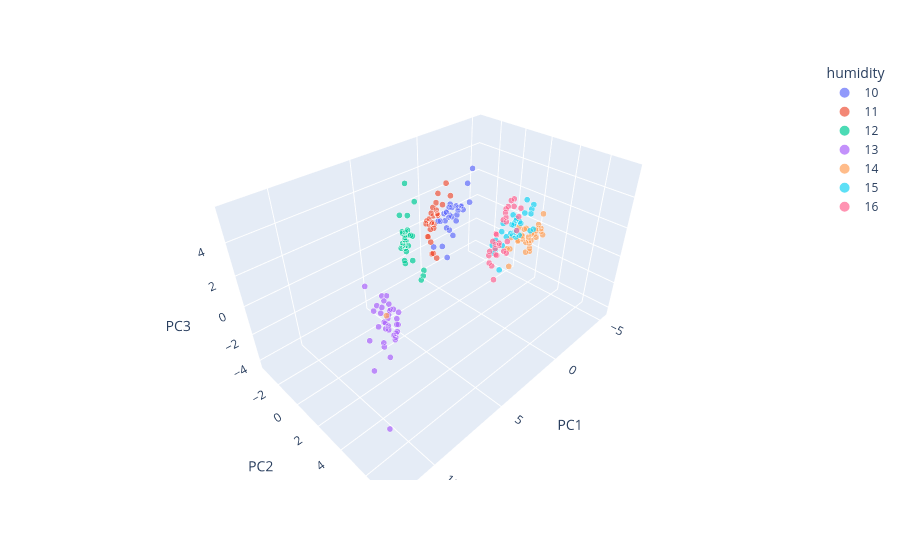

The code cell stored with this chart in its notebook:
### Code cell
import plotly.express as px

fig = px.scatter_3d(pc_transformation, x='PC1', y='PC2', z='PC3',
              color='humidity', size='size', size_max=10)
fig.show()
